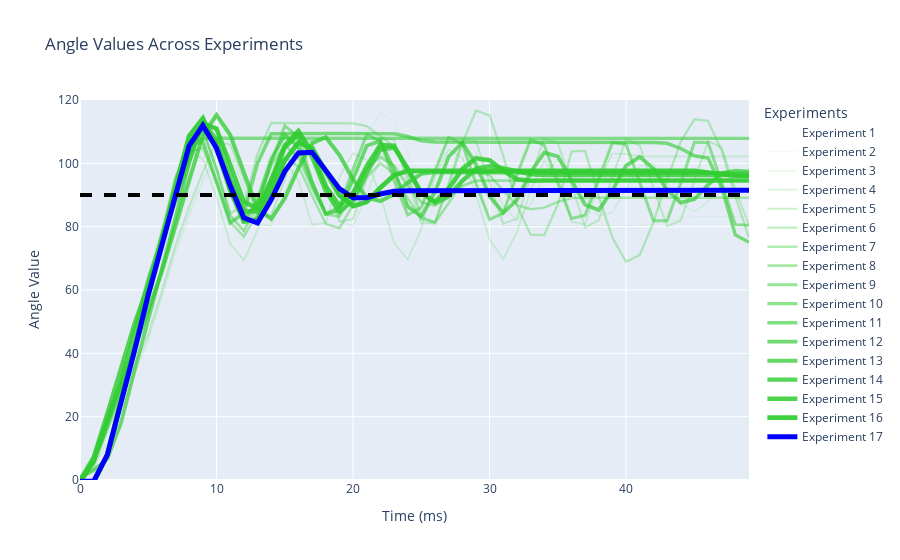

Here is the notebook cell this chart was saved with:
### Code cell
fig = go.Figure()
colors = np.linspace(0, 1, len(de_results))
rgb_colors = [(50, 205, 50, c) for c in colors]
rgb_colors[-1] = (0, 0, 255, 1)
rgb_color_strings = [f"rgba{color}" for color in rgb_colors]

min_thickness = 1
max_thickness = 5
thicknesses = np.linspace(min_thickness, max_thickness, len(de_results))


for i, row in de_results.iterrows():
    x = list(range(len(row["angle_values"])))
    y = eval(row["angle_values"])
    fig.add_trace(
        go.Scatter(
            x=x,
            y=y,
            mode="lines",
            line=dict(color=rgb_color_strings[i], width=thicknesses[i]),
            name=f'Experiment {row["experiment_id"]}',
        )
    )

fig.update_yaxes(range=[0, 120])

fig.add_shape(
    type="line",
    x0=0,
    x1=1,
    y0=90,
    y1=90,
    xref="paper",
    yref="y",
    line=dict(color="black", width=4, dash="dash"),
)

# Update layout
fig.update_layout(
    title="Angle Values Across Experiments",
    xaxis_title="Time (ms)",
    yaxis_title="Angle Value",
    legend_title="Experiments",
    # template='plotly_dark'
)

fig.show()
